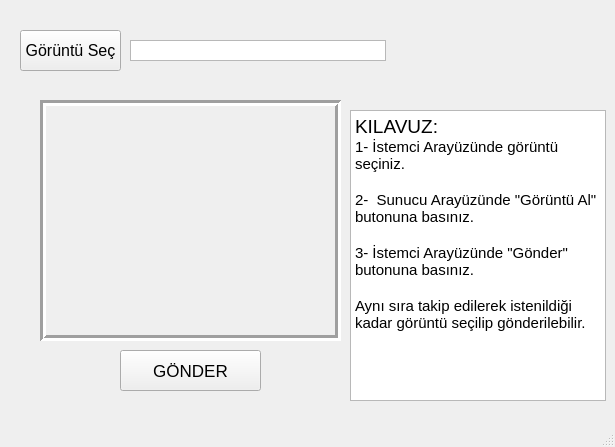
<?xml version="1.0" encoding="UTF-8"?>
<ui version="4.0">
 <class>MainWindow</class>
 <widget class="QMainWindow" name="MainWindow">
  <property name="geometry">
   <rect>
    <x>0</x>
    <y>0</y>
    <width>615</width>
    <height>447</height>
   </rect>
  </property>
  <property name="windowTitle">
   <string>İSTEMCİ</string>
  </property>
  <widget class="QWidget" name="centralwidget">
   <widget class="QPushButton" name="pushButton">
    <property name="geometry">
     <rect>
      <x>120</x>
      <y>350</y>
      <width>141</width>
      <height>41</height>
     </rect>
    </property>
    <property name="font">
     <font>
      <pointsize>13</pointsize>
     </font>
    </property>
    <property name="text">
     <string>GÖNDER</string>
    </property>
   </widget>
   <widget class="QPushButton" name="pushButton_Select_Img">
    <property name="geometry">
     <rect>
      <x>20</x>
      <y>30</y>
      <width>101</width>
      <height>41</height>
     </rect>
    </property>
    <property name="font">
     <font>
      <pointsize>12</pointsize>
     </font>
    </property>
    <property name="text">
     <string>Görüntü Seç</string>
    </property>
   </widget>
   <widget class="QTextBrowser" name="textBrowser_Path">
    <property name="geometry">
     <rect>
      <x>130</x>
      <y>40</y>
      <width>256</width>
      <height>21</height>
     </rect>
    </property>
    <property name="verticalScrollBarPolicy">
     <enum>Qt::ScrollBarAlwaysOff</enum>
    </property>
    <property name="horizontalScrollBarPolicy">
     <enum>Qt::ScrollBarAlwaysOff</enum>
    </property>
   </widget>
   <widget class="QLabel" name="label_picture">
    <property name="geometry">
     <rect>
      <x>40</x>
      <y>100</y>
      <width>301</width>
      <height>241</height>
     </rect>
    </property>
    <property name="frameShape">
     <enum>QFrame::Box</enum>
    </property>
    <property name="frameShadow">
     <enum>QFrame::Sunken</enum>
    </property>
    <property name="lineWidth">
     <number>3</number>
    </property>
    <property name="text">
     <string/>
    </property>
   </widget>
   <widget class="QTextBrowser" name="textBrowser">
    <property name="geometry">
     <rect>
      <x>350</x>
      <y>110</y>
      <width>256</width>
      <height>291</height>
     </rect>
    </property>
    <property name="html">
     <string>&lt;!DOCTYPE HTML PUBLIC &quot;-//W3C//DTD HTML 4.0//EN&quot; &quot;http://www.w3.org/TR/REC-html40/strict.dtd&quot;&gt;
&lt;html&gt;&lt;head&gt;&lt;meta name=&quot;qrichtext&quot; content=&quot;1&quot; /&gt;&lt;style type=&quot;text/css&quot;&gt;
p, li { white-space: pre-wrap; }
&lt;/style&gt;&lt;/head&gt;&lt;body style=&quot; font-family:'MS Shell Dlg 2'; font-size:8.25pt; font-weight:400; font-style:normal;&quot;&gt;
&lt;p style=&quot; margin-top:0px; margin-bottom:0px; margin-left:0px; margin-right:0px; -qt-block-indent:0; text-indent:0px;&quot;&gt;&lt;span style=&quot; font-size:14pt;&quot;&gt;KILAVUZ:&lt;/span&gt;&lt;/p&gt;
&lt;p style=&quot; margin-top:0px; margin-bottom:0px; margin-left:0px; margin-right:0px; -qt-block-indent:0; text-indent:0px;&quot;&gt;&lt;span style=&quot; font-size:11pt;&quot;&gt;1- İstemci Arayüzünde görüntü seçiniz.&lt;/span&gt;&lt;/p&gt;
&lt;p style=&quot;-qt-paragraph-type:empty; margin-top:0px; margin-bottom:0px; margin-left:0px; margin-right:0px; -qt-block-indent:0; text-indent:0px; font-size:11pt;&quot;&gt;&lt;br /&gt;&lt;/p&gt;
&lt;p style=&quot; margin-top:0px; margin-bottom:0px; margin-left:0px; margin-right:0px; -qt-block-indent:0; text-indent:0px;&quot;&gt;&lt;span style=&quot; font-size:11pt;&quot;&gt;2-  Sunucu Arayüzünde &amp;quot;Görüntü Al&amp;quot; butonuna basınız.&lt;/span&gt;&lt;/p&gt;
&lt;p style=&quot;-qt-paragraph-type:empty; margin-top:0px; margin-bottom:0px; margin-left:0px; margin-right:0px; -qt-block-indent:0; text-indent:0px; font-size:11pt;&quot;&gt;&lt;br /&gt;&lt;/p&gt;
&lt;p style=&quot; margin-top:0px; margin-bottom:0px; margin-left:0px; margin-right:0px; -qt-block-indent:0; text-indent:0px;&quot;&gt;&lt;span style=&quot; font-size:11pt;&quot;&gt;3- İstemci Arayüzünde &amp;quot;Gönder&amp;quot; butonuna basınız.&lt;/span&gt;&lt;/p&gt;
&lt;p style=&quot;-qt-paragraph-type:empty; margin-top:0px; margin-bottom:0px; margin-left:0px; margin-right:0px; -qt-block-indent:0; text-indent:0px; font-size:11pt;&quot;&gt;&lt;br /&gt;&lt;/p&gt;
&lt;p style=&quot; margin-top:0px; margin-bottom:0px; margin-left:0px; margin-right:0px; -qt-block-indent:0; text-indent:0px;&quot;&gt;&lt;span style=&quot; font-size:11pt;&quot;&gt;Aynı sıra takip edilerek istenildiği kadar görüntü seçilip gönderilebilir.&lt;/span&gt;&lt;/p&gt;&lt;/body&gt;&lt;/html&gt;</string>
    </property>
   </widget>
  </widget>
  <widget class="QMenuBar" name="menubar">
   <property name="geometry">
    <rect>
     <x>0</x>
     <y>0</y>
     <width>615</width>
     <height>21</height>
    </rect>
   </property>
  </widget>
  <widget class="QStatusBar" name="statusbar"/>
 </widget>
 <resources/>
 <connections/>
</ui>
